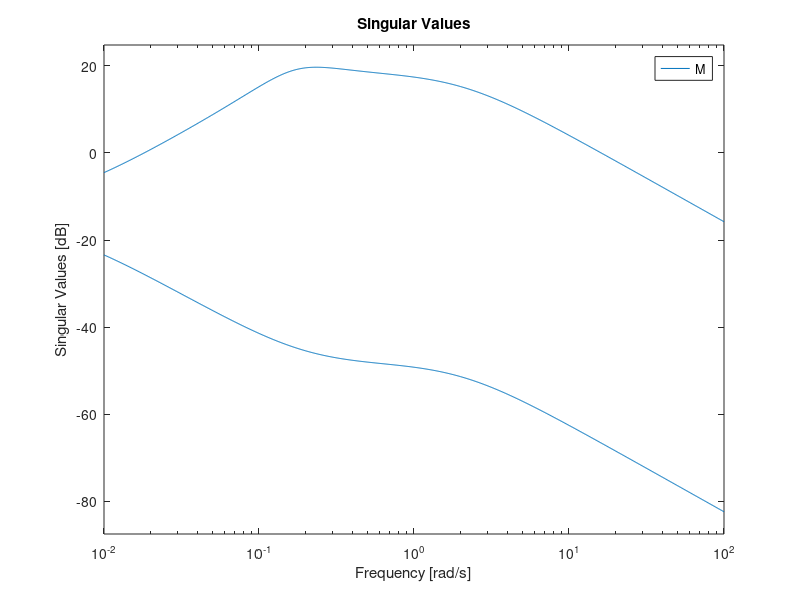

Write MATLAB code to recreate this figure. (Note: this script raises an error after producing the figure.)
%
%   Comparison of different approaches for rubust stability analysis
%   (including mu-analysis)
%
clear all

% Definition of plant model and complementary sensitivity
s=tf('s');

wI=(s+0.2)/(0.5*s+1);

KG=1/s*[-0.0015 0; 0 -0.075]*[-87.8 1.4; -108.2 -1.4];

F=minreal(inv(eye(2,2)+KG)*KG);

M=minreal(wI*F);

% Robust stability using test for complex uncertainty
figure(1)
%sigma(F,'b',1/wI,'r'), grid

figure(2)
sigma(M), grid

% Robust stability using mu
omega=logspace(-3,2,500);
bounds=mussv(frd(M,omega),[1 0; 1 0]);

figure(3)
sigma(bounds), grid


